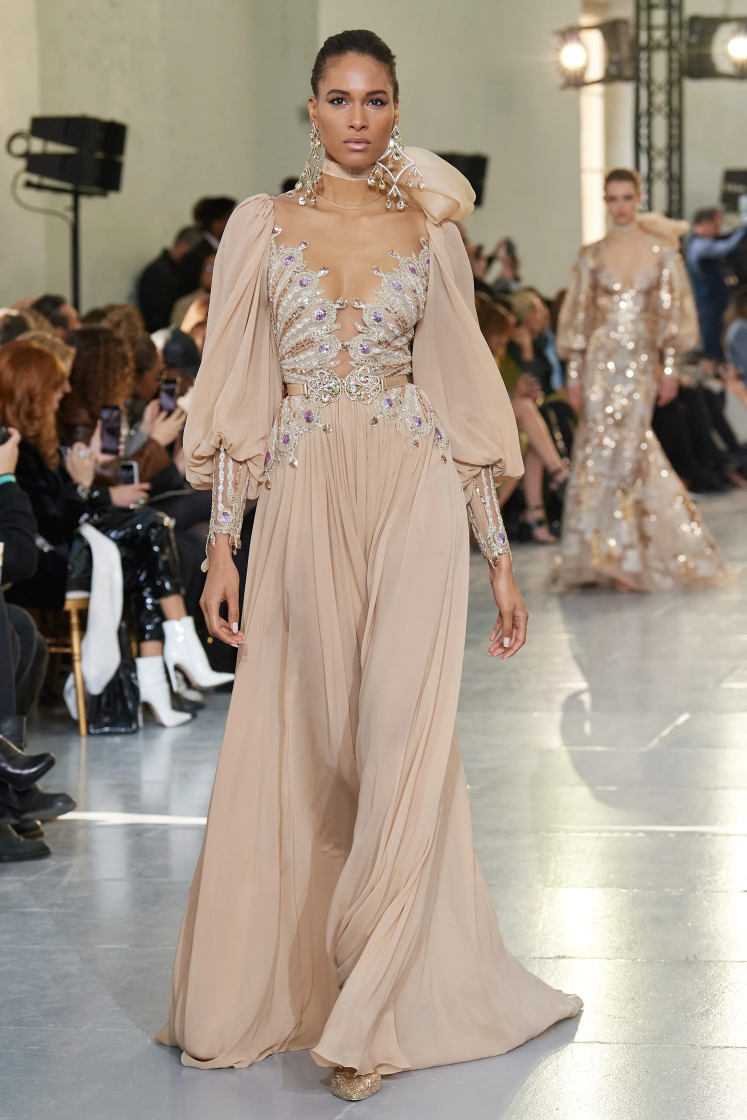
#> input picture examples/_FIO0399.jpg.webp, 2240 x 3360 px (shown at 1/3 size)
$ python -i mosaic_core.py   (imports and definitions only)
#> lines starting #> are read from the running program, lines starting #| are printed output that depends on the picture
import time
import numpy as np
from PIL import Image
from scipy.spatial import cKDTree
from skimage.metrics import mean_squared_error, structural_similarity


# Step 1

def preprocess(pil_image: Image.Image, grid_size: int, cell_px: int = 16) -> np.ndarray:
    target_size = grid_size * cell_px
    img = pil_image.convert("RGB")

    w, h = img.size
    scale = target_size / min(w, h)
    new_w, new_h = int(round(w * scale)), int(round(h * scale))
    img = img.resize((new_w, new_h), Image.LANCZOS)

    left = (new_w - target_size) // 2
    top = (new_h - target_size) // 2
    img = img.crop((left, top, left + target_size, top + target_size))

    return np.array(img, dtype=np.uint8)


# Step 2

def compute_vectorized(img_array: np.ndarray, grid_size: int) -> np.ndarray:
    h, w, c = img_array.shape
    cell_h, cell_w = h // grid_size, w // grid_size

    reshaped = img_array.reshape(grid_size, cell_h, grid_size, cell_w, c)
    grid_colors = reshaped.mean(axis=(1, 3))
    return grid_colors.astype(np.uint8)


def compute_loop(img_array: np.ndarray, grid_size: int) -> np.ndarray:
    h, w, c = img_array.shape
    cell_h, cell_w = h // grid_size, w // grid_size
    grid_colors = np.zeros((grid_size, grid_size, c), dtype=np.float64)

    for i in range(grid_size):
        for j in range(grid_size):
            cell = img_array[i * cell_h:(i + 1) * cell_h, j * cell_w:(j + 1) * cell_w]
            grid_colors[i, j] = cell.reshape(-1, c).mean(axis=0)

    return grid_colors.astype(np.uint8)


# Step 3

# [78 lines left out: functions generate, build_mosaic, add_grid, compute_metrics, not called in this run]


# Step 6

def benchmark_grid_sizes(pil_image: Image.Image, grid_sizes=(16, 32, 64), n_repeats: int = 3):
    results = []
    for gs in grid_sizes:
        img_array = preprocess(pil_image, gs)

        t_vec = []
        for _ in range(n_repeats):
            t0 = time.perf_counter()
            compute_vectorized(img_array, gs)
            t_vec.append(time.perf_counter() - t0)

        t_loop = []
        for _ in range(n_repeats):
            t0 = time.perf_counter()
            compute_loop(img_array, gs)
            t_loop.append(time.perf_counter() - t0)

        vec_ms = float(np.mean(t_vec) * 1000)
        loop_ms = float(np.mean(t_loop) * 1000)
        results.append({
            "grid_size": gs,
            "vectorized_ms": vec_ms,
            "loop_ms": loop_ms,
            "speedup": loop_ms / vec_ms if vec_ms > 0 else float("inf"),
        })
    return results


# [44 lines left out: functions format_benchmark_report, run_pipeline, not called in this run]

>>> from PIL import Image
>>> picture = Image.open('examples/_FIO0399.jpg.webp')
#> picture is the input picture: PIL image 2240x3360 RGB; mean R, G, B 161.6, 149, 135.1
>>> result = benchmark_grid_sizes(picture)
#> the loop in benchmark_grid_sizes, `for gs in grid_sizes:` made 3 passes
#> loop_ms on passes 1 to 3: 5.93, 39.34, 117.7
#> pass 1, in preprocess, `img = img.resize((new_w, new_h), Image.LANCZOS)`:
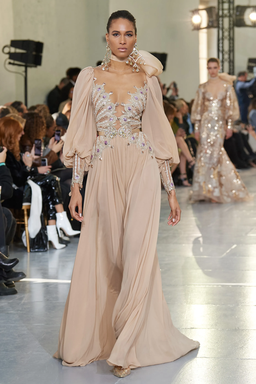
#> img: PIL image 256x384 RGB; mean R, G, B 161.6, 149, 135.1
#> pass 1, in preprocess, `img = img.crop((left, top, left + target_size, top + target_size))`:
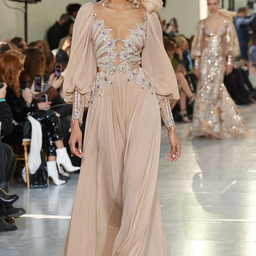
#> img: PIL image 256x256 RGB; mean R, G, B 157.5, 142.7, 129.5
#> pass 2, in preprocess (call 2), `img = img.resize((new_w, new_h), Image.LANCZOS)`:
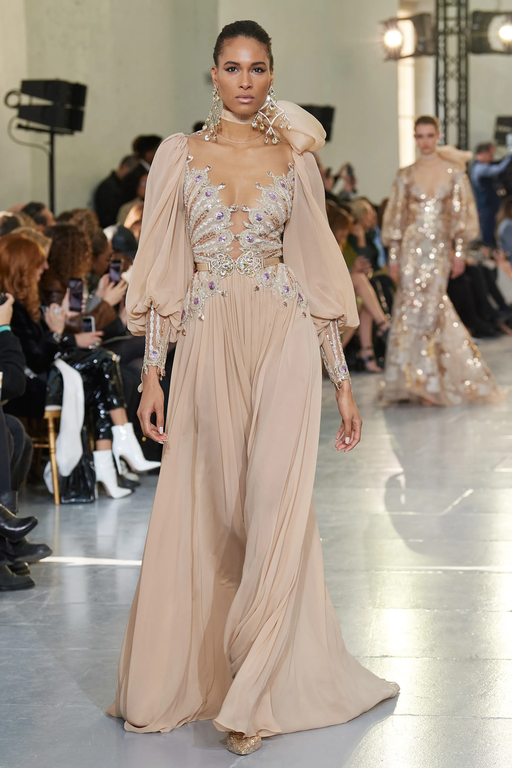
#> img: PIL image 512x768 RGB; mean R, G, B 161.6, 149, 135.1
#> pass 2, in preprocess (call 2), `img = img.crop((left, top, left + target_size, top + target_size))`:
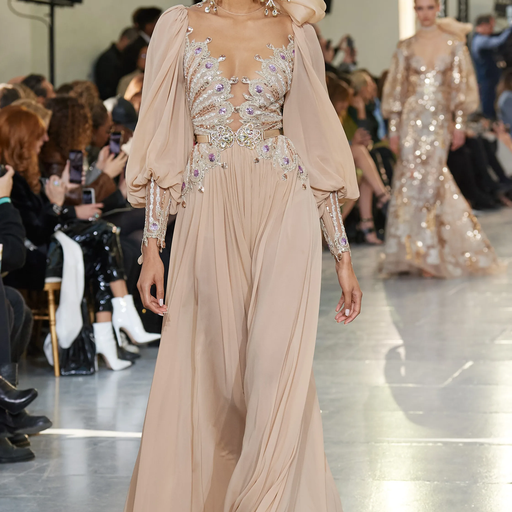
#> img: PIL image 512x512 RGB; mean R, G, B 157.5, 142.7, 129.5
#> after the loop in benchmark_grid_sizes, `for gs in grid_sizes:`: results = 3 items
#> result = 3 items

$ run again, on examples/_FIO0422.jpg.webp
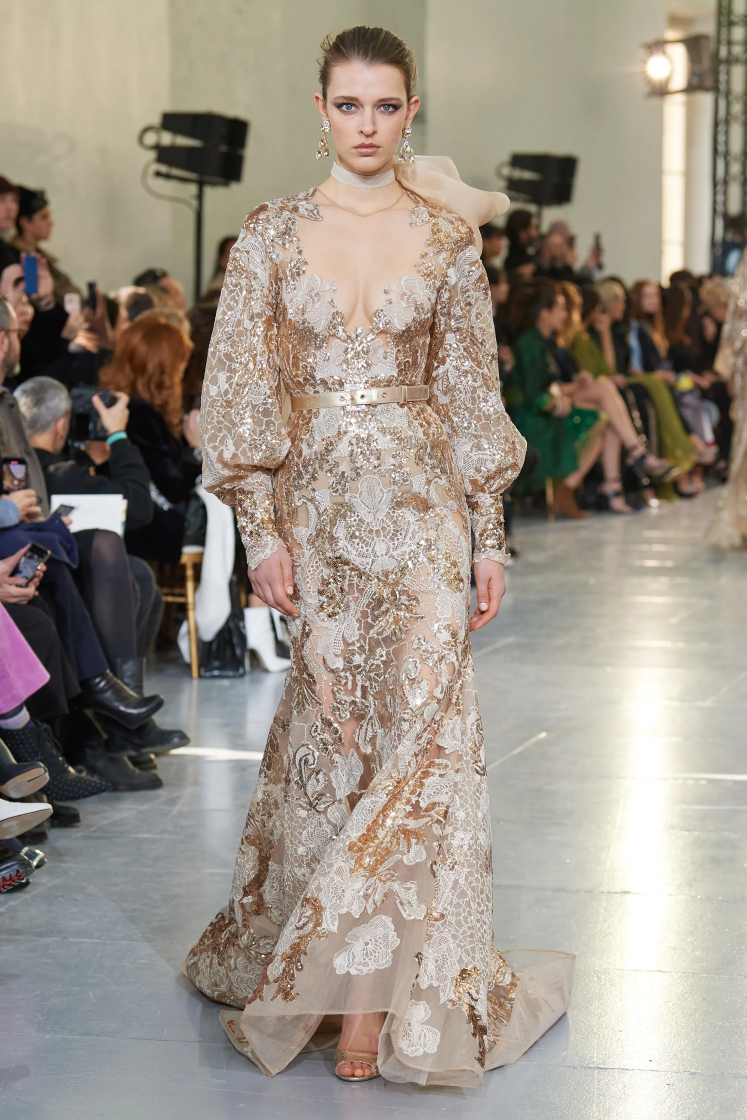
#> input picture examples/_FIO0422.jpg.webp, 2240 x 3360 px (shown at 1/3 size)
#> picture is the input picture: PIL image 2240x3360 RGB; mean R, G, B 154.6, 145.4, 134.3
#> the loop in benchmark_grid_sizes, `for gs in grid_sizes:` made 3 passes
#> loop_ms on passes 1 to 3: 9.68, 18.11, 122.5
#> pass 1, in preprocess, `img = img.crop((left, top, left + target_size, top + target_size))`:
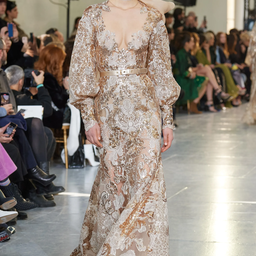
#> img: PIL image 256x256 RGB; mean R, G, B 147, 136.4, 126.6
#> pass 2, in preprocess (call 2), `img = img.crop((left, top, left + target_size, top + target_size))`:
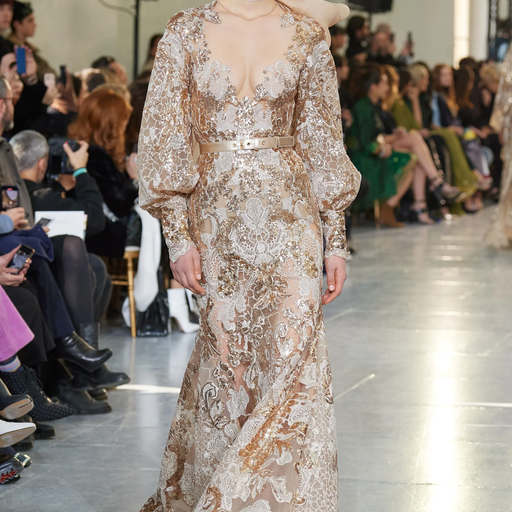
#> img: PIL image 512x512 RGB; mean R, G, B 147, 136.4, 126.6
#> after the loop in benchmark_grid_sizes, `for gs in grid_sizes:`: results = 3 items

$ run again, on examples/_FIO0443.jpg.webp
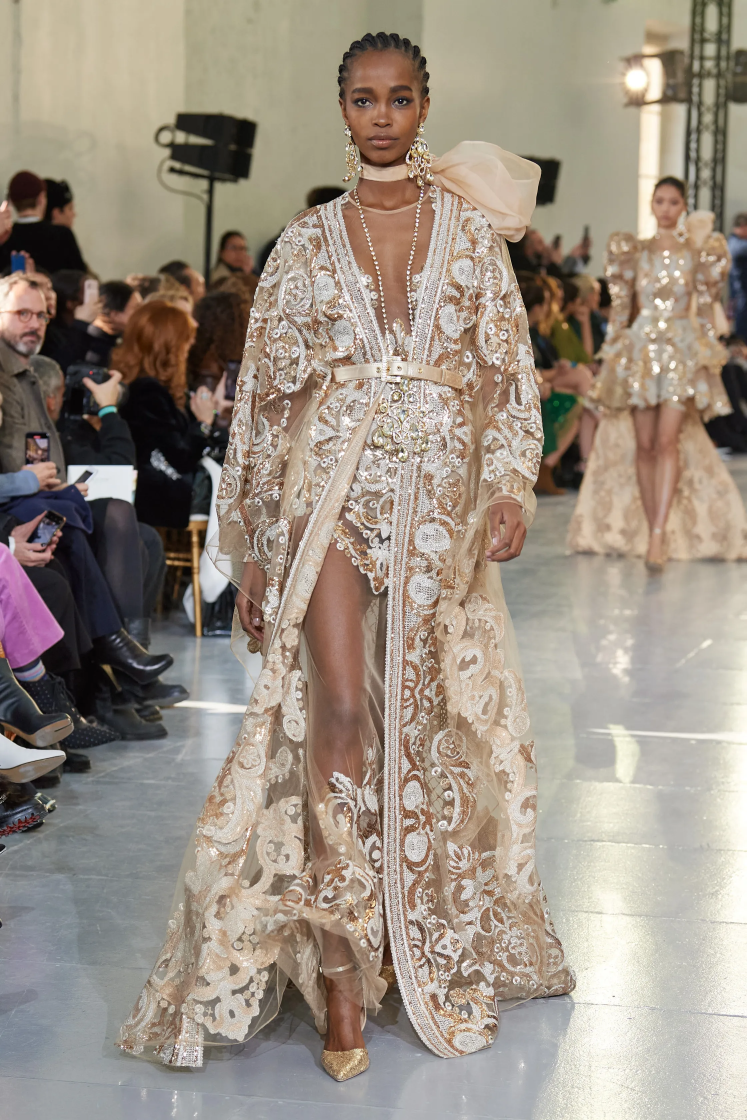
#> input picture examples/_FIO0443.jpg.webp, 2240 x 3360 px (shown at 1/3 size)
#> picture is the input picture: PIL image 2240x3360 RGB; mean R, G, B 155.6, 144.1, 131.7
#> the loop in benchmark_grid_sizes, `for gs in grid_sizes:` made 3 passes
#> loop_ms on passes 1 to 3: 12.45, 45.78, 164.6
#> pass 1, in preprocess, `img = img.crop((left, top, left + target_size, top + target_size))`:
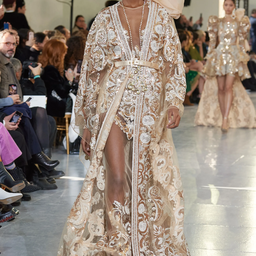
#> img: PIL image 256x256 RGB; mean R, G, B 149.9, 136.2, 124.9
#> pass 2, in preprocess (call 2), `img = img.crop((left, top, left + target_size, top + target_size))`:
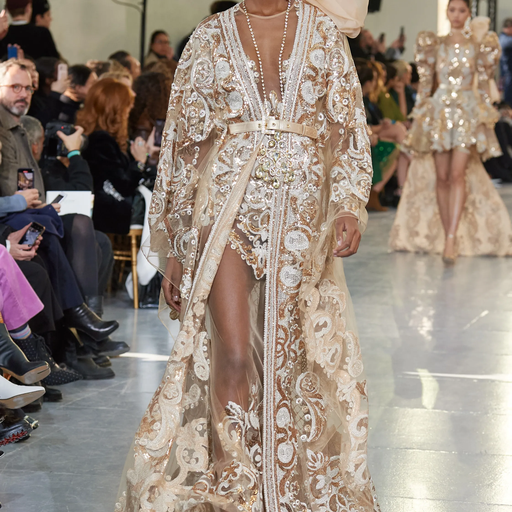
#> img: PIL image 512x512 RGB; mean R, G, B 149.9, 136.2, 124.9
#> after the loop in benchmark_grid_sizes, `for gs in grid_sizes:`: results = 3 items
